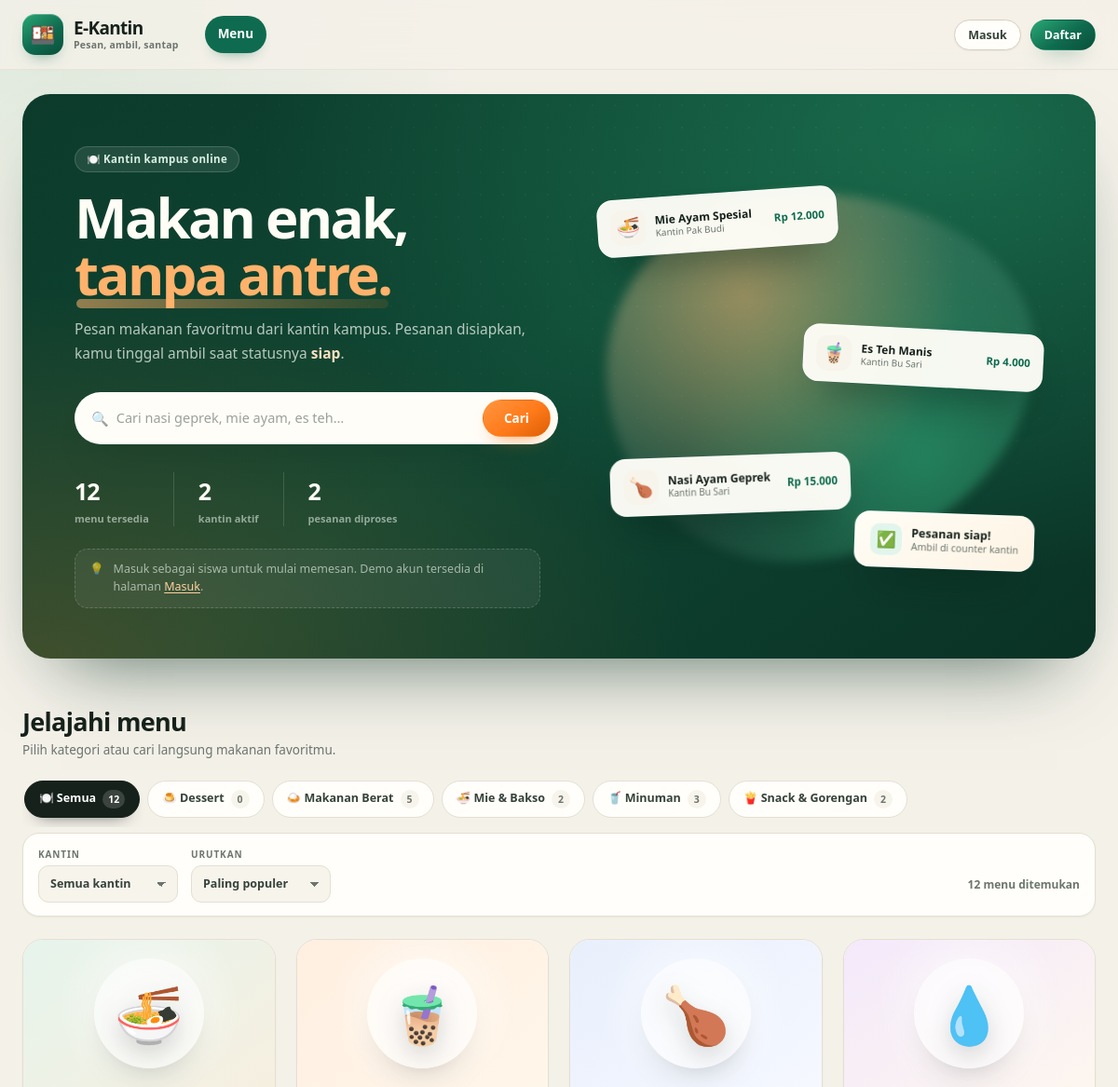
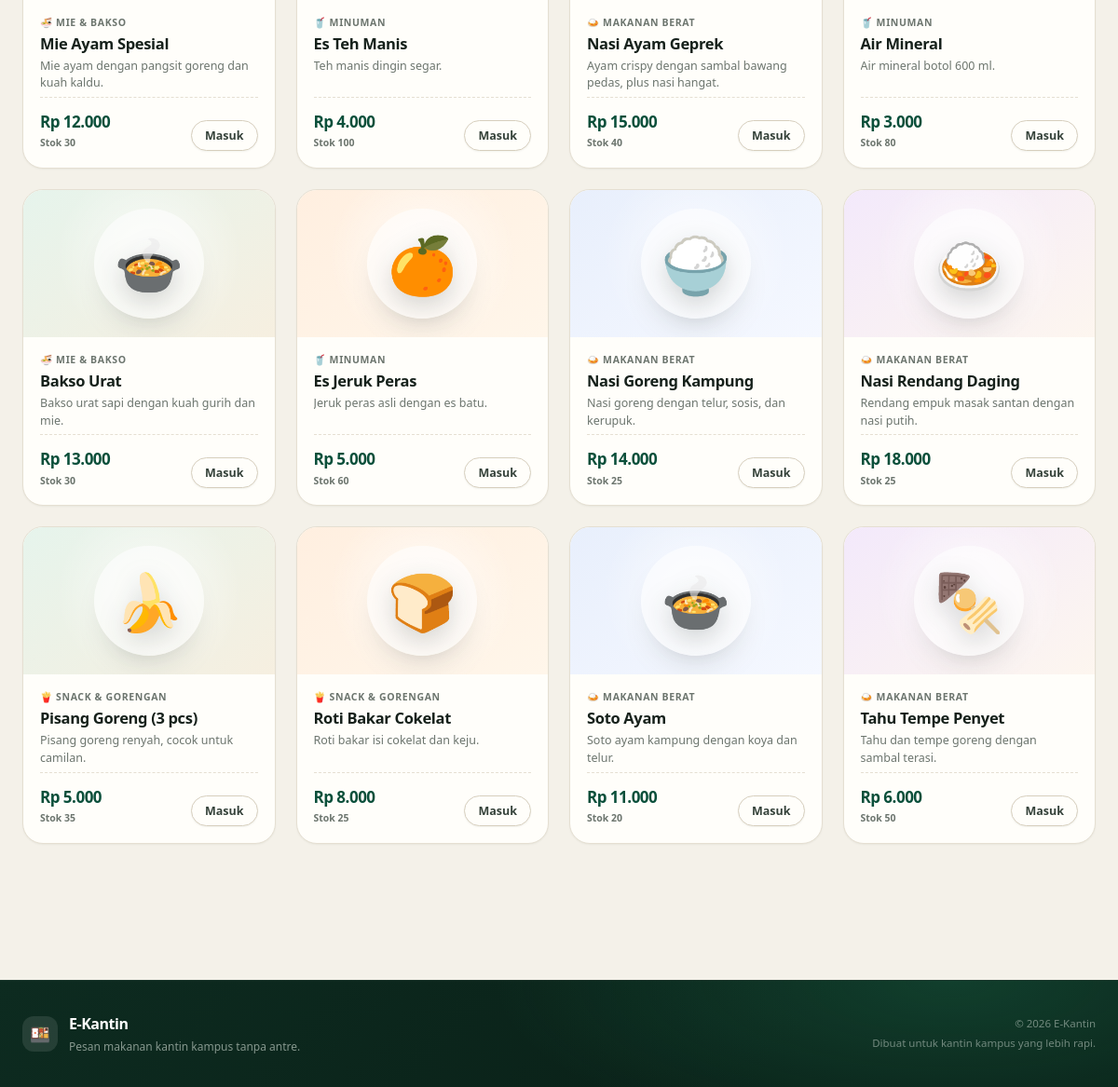
The page / on the database its author committed (2 pictures, top to bottom).
### tables this page shows
CREATE TABLE IF NOT EXISTS menu (
  id INT UNSIGNED AUTO_INCREMENT PRIMARY KEY,
  kantin_id INT UNSIGNED NOT NULL,
  kategori_id INT UNSIGNED DEFAULT NULL,
  nama VARCHAR(100) NOT NULL,
  deskripsi VARCHAR(255) DEFAULT NULL,
  harga INT UNSIGNED NOT NULL DEFAULT 0,
  stok INT NOT NULL DEFAULT 0,
  emoji VARCHAR(10) NOT NULL DEFAULT '🍽️',
  is_active TINYINT(1) NOT NULL DEFAULT 1,
  created_at TIMESTAMP NOT NULL DEFAULT CURRENT_TIMESTAMP,
  CONSTRAINT fk_menu_kantin FOREIGN KEY (kantin_id) REFERENCES kantin(id) ON DELETE CASCADE,
  CONSTRAINT fk_menu_kategori FOREIGN KEY (kategori_id) REFERENCES kategori(id) ON DELETE SET NULL
);

CREATE TABLE IF NOT EXISTS kantin (
  id INT UNSIGNED AUTO_INCREMENT PRIMARY KEY,
  nama VARCHAR(100) NOT NULL,
  deskripsi VARCHAR(255) DEFAULT NULL,
  lokasi VARCHAR(150) DEFAULT NULL,
  is_open TINYINT(1) NOT NULL DEFAULT 1,
  created_at TIMESTAMP NOT NULL DEFAULT CURRENT_TIMESTAMP
);

CREATE TABLE IF NOT EXISTS kategori (
  id INT UNSIGNED AUTO_INCREMENT PRIMARY KEY,
  nama VARCHAR(60) NOT NULL,
  ikon VARCHAR(10) NOT NULL DEFAULT '🍽️'
);

### includes/functions.php (called while the page is built, shortened)
<?php
function url(string $path = ''): string
{
    return BASE_URL . '/' . ltrim($path, '/');
}
function e(mixed $value): string
{
    return htmlspecialchars((string) $value, ENT_QUOTES, 'UTF-8');
}
function current_user(): ?array
{
    global $pdo;
    static $cached = false;
    if ($cached !== false) {
        return $cached;
    }
    if (empty($_SESSION['user_id'])) {
        return $cached = null;
    }
    $stmt = $pdo->prepare(
        'SELECT u.*, k.nama AS nama_kantin, k.is_open AS kantin_open
         FROM users u
         LEFT JOIN kantin k ON k.id = u.kantin_id
         WHERE u.id = ?'
    );
    $stmt->execute([(int) $_SESSION['user_id']]);
    $user = $stmt->fetch();
    return $cached = $user;
}
function rupiah(int|float|string $number): string
{
    return 'Rp ' . number_format((int) $number, 0, ',', '.');
}
function menu_emoji(string $emoji, string $fallback = '🍽️'): string
{
    return $emoji !== '' ? $emoji : $fallback;
}

### index.php (the view, shortened to what this page needs)
<?php
require __DIR__ . '/config.php';
$q          = trim((string) ($_GET['q'] ?? ''));
$kategoriId = (int) ($_GET['kategori'] ?? 0);
$sort       = (string) ($_GET['sort'] ?? 'populer');
$kategoris  = $pdo->query(
    'SELECT k.*, (SELECT COUNT(*) FROM menu m WHERE m.kategori_id = k.id AND m.is_active = 1) AS jumlah
     FROM kategori k ORDER BY k.nama'
)->fetchAll();
$where  = ['m.is_active = 1'];
$params = [];
$orderBy = match ($sort) {
    'termurah' => 'm.harga ASC, m.nama ASC',
    'termahal' => 'm.harga DESC, m.nama ASC',
    'nama'     => 'm.nama ASC',
    default    => '(SELECT COALESCE(SUM(d.qty), 0) FROM pesanan_detail d JOIN pesanan p ON p.id = d.pesanan_id WHERE d.menu_id = m.id AND p.status <> "dibatalkan") DESC, m.nama ASC',
};
$sql = 'SELECT m.*, k.nama AS nama_kantin, k.lokasi, k.is_open, kat.nama AS nama_kategori, kat.ikon AS ikon_kategori
        FROM menu m
        JOIN kantin k ON k.id = m.kantin_id
        LEFT JOIN kategori kat ON kat.id = m.kategori_id
        WHERE ' . implode(' AND ', $where) . '
        ORDER BY ' . $orderBy;
$stmt = $pdo->prepare($sql);
$stmt->execute($params);
$menus = $stmt->fetchAll();
$totalMenu    = (int) $pdo->query('SELECT COUNT(*) FROM menu WHERE is_active = 1')->fetchColumn();
$totalKantin  = (int) $pdo->query('SELECT COUNT(*) FROM kantin')->fetchColumn();
$totalPesanan = (int) $pdo->query("SELECT COUNT(*) FROM pesanan WHERE status <> 'dibatalkan'")->fetchColumn();
$highlight    = array_slice($menus, 0, 3);
$active = 'menu';
require __DIR__ . '/includes/header.php';
?>
<section class="hero">
    <div class="hero-copy">
        <span class="eyebrow">🍽️ Kantin kampus online</span>
        <h1>Makan enak,<br><span class="text-brand">tanpa antre.</span></h1>
        <p class="hero-lead">Pesan makanan favoritmu dari kantin kampus. Pesanan disiapkan, kamu tinggal ambil saat statusnya <strong>siap</strong>.</p>
        <form class="search-form" method="get" action="<?= e(url('index.php')) ?>" role="search">
            <span class="search-icon">🔍</span>
            <input type="search" name="q" value="<?= e($q) ?>" placeholder="Cari nasi geprek, mie ayam, es teh…" aria-label="Cari menu">
            <button class="btn btn-primary" type="submit">Cari</button>
        </form>
        <div class="hero-stats">
            <div><strong><?= number_format($totalMenu, 0, ',', '.') ?></strong><span>menu tersedia</span></div>
            <div><strong><?= number_format($totalKantin, 0, ',', '.') ?></strong><span>kantin aktif</span></div>
            <div><strong><?= number_format($totalPesanan, 0, ',', '.') ?></strong><span>pesanan diproses</span></div>
        </div>
        <?php if (!$user): ?>
            <div class="hero-note">
                <span>💡</span>
                <p>Masuk sebagai siswa untuk mulai memesan. Demo akun tersedia di halaman <a href="<?= e(url('login.php')) ?>">Masuk</a>.</p>
            </div>
        <?php endif; ?>
    </div>
    <div class="hero-art" aria-hidden="true">
        <?php foreach ($highlight as $i => $item): ?>
            <div class="food-float food-float-<?= $i + 1 ?>">
                <span class="food-emoji"><?= e(menu_emoji($item['emoji'])) ?></span>
                <div>
                    <strong><?= e($item['nama']) ?></strong>
                    <small><?= e($item['nama_kantin']) ?></small>
                </div>
                <span class="food-price"><?= e(rupiah($item['harga'])) ?></span>
            </div>
        <?php endforeach; ?>
        <div class="hero-ticket">
            <span>✅</span>
            <div>
                <strong>Pesanan siap!</strong>
                <small>Ambil di counter kantin</small>
            </div>
        </div>
    </div>
</section>
<section class="section">
    <div class="section-head">
        <div>
            <h2>Jelajahi menu</h2>
            <p class="section-sub">Pilih kategori atau cari langsung makanan favoritmu.</p>
        </div>
    </div>
    <div class="chips">
        <a class="chip <?= $kategoriId === 0 ? 'active' : '' ?>" href="<?= e(url('index.php' . ($q !== '' ? '?q=' . urlencode($q) : ''))) ?>">🍽️ Semua <span><?= $totalMenu ?></span></a>
        <?php foreach ($kategoris as $kat): ?>
            <?php
            $chipParams = ['kategori' => $kat['id']];
            ?>
            <a class="chip <?= $kategoriId === (int) $kat['id'] ? 'active' : '' ?>"
               href="<?= e(url('index.php?' . http_build_query($chipParams))) ?>">
                <?= e($kat['ikon']) ?> <?= e($kat['nama']) ?> <span><?= (int) $kat['jumlah'] ?></span>
            </a>
        <?php endforeach; ?>
    </div>
    <form class="filter-bar" method="get" action="<?= e(url('index.php')) ?>">
        <label class="select-wrap">
            <span>Kantin</span>
            <select name="kantin" data-autosubmit>
                <option value="0">Semua kantin</option>
            </select>
        </label>
        <label class="select-wrap">
            <span>Urutkan</span>
            <select name="sort" data-autosubmit>
                <option value="populer" <?= $sort === 'populer' ? 'selected' : '' ?>>Paling populer</option>
            </select>
        </label>
        <span class="filter-result"><?= count($menus) ?> menu ditemukan</span>
    </form>
    <?php if (!$menus): ?>
        <div class="empty-state">
            <span class="empty-emoji">🍽️</span>
            <h3>Menu tidak ditemukan</h3>
            <p>Coba kata kunci lain atau reset filter.</p>
            <a class="btn btn-primary" href="<?= e(url('index.php')) ?>">Lihat semua menu</a>
        </div>
    <?php else: ?>
        <div class="menu-grid">
            <?php foreach ($menus as $menu): ?>
                <?php
                $isClosed = (int) $menu['is_open'] === 1 ? false : true;
                $isSoldOut = (int) $menu['stok'] <= 0;
                $canOrder = $user && $user['role'] === 'siswa' && !$isClosed && !$isSoldOut;
                ?>
                <article class="menu-card <?= ($isClosed || $isSoldOut) ? 'is-disabled' : '' ?>">
                    <div class="menu-thumb">
                        <span class="menu-emoji"><?= e(menu_emoji($menu['emoji'])) ?></span>
                    </div>
                    <div class="menu-body">
                        <div class="menu-cat"><?= e($menu['ikon_kategori'] ?: '🍽️') ?> <?= e($menu['nama_kategori'] ?: 'Lainnya') ?></div>
                        <h3 class="menu-name"><?= e($menu['nama']) ?></h3>
                        <p class="menu-desc"><?= e($menu['deskripsi'] ?: 'Menu andalan kantin ini.') ?></p>
                        <div class="menu-foot">
                            <div>
                                <span class="price"><?= e(rupiah($menu['harga'])) ?></span>
                                <span class="stock">Stok <?= (int) $menu['stok'] ?></span>
                            </div>
                            <?php if ($canOrder): ?>
                                <form method="post" action="<?= e(url('keranjang.php')) ?>" class="add-form">
                                    <?= csrf_field() ?>
                                    <input type="hidden" name="action" value="add">
                                    <input type="hidden" name="menu_id" value="<?= (int) $menu['id'] ?>">
                                    <input type="hidden" name="back" value="<?= e($_SERVER['REQUEST_URI'] ?? url('index.php')) ?>">
                                    <button class="btn btn-primary btn-sm" type="submit">+ Tambah</button>
                                </form>
                            <?php elseif (!$user): ?>
                                <a class="btn btn-ghost btn-sm" href="<?= e(url('login.php?next=' . urlencode($_SERVER['REQUEST_URI'] ?? url('index.php')))) ?>">Masuk</a>
                            <?php else: ?>
                                <span class="btn btn-ghost btn-sm is-muted">Tidak tersedia</span>
                            <?php endif; ?>
                        </div>
                    </div>
                </article>
            <?php endforeach; ?>
        </div>
    <?php endif; ?>
</section>
<?php require __DIR__ . '/includes/footer.php'; ?>

### includes/header.php (shortened to what this page needs)
<?php
$user = current_user();
$active = $active ?? '';
$bodyClass = $bodyClass ?? '';
?>
<!DOCTYPE html>
<html lang="id">
<head>
    <link rel="stylesheet" href="<?= e(url('assets/style.css')) ?>">
</head>
<body class="<?= e($bodyClass) ?>">
<header class="site-header" data-header>
    <div class="container nav-wrap">
        <a class="brand" href="<?= e(url('index.php')) ?>">
            <span class="brand-mark">🍱</span>
            <span class="brand-text">
                <strong>E-Kantin</strong>
                <small>Pesan, ambil, santap</small>
            </span>
        </a>
        <nav class="main-nav" data-nav>
            <?php if (!$user): ?>
                <a class="<?= $active === 'menu' ? 'active' : '' ?>" href="<?= e(url('index.php')) ?>">Menu</a>
            <?php elseif ($user['role'] === 'siswa'): ?>
                <a class="<?= $active === 'menu' ? 'active' : '' ?>" href="<?= e(url('index.php')) ?>">Menu</a>
                <a class="<?= $active === 'pesanan' ? 'active' : '' ?>" href="<?= e(url('pesanan.php')) ?>">Pesanan Saya</a>
            <?php endif; ?>
        </nav>
        <div class="nav-actions">
            <?php if ($user): ?>
                <div class="user-menu">
                    <a class="user-chip" href="<?= e(url('akun.php')) ?>">
                        <span class="avatar"><?= e(strtoupper(mb_substr($user['nama'], 0, 1))) ?></span>
                        <span class="user-chip-text">
                            <strong><?= e($user['nama']) ?></strong>
                            <small><?= e(role_label($user['role'])) ?></small>
                        </span>
                    </a>
                    <a class="btn btn-ghost btn-sm" href="<?= e(url('logout.php')) ?>">Keluar</a>
                </div>
            <?php else: ?>
                <a class="btn btn-ghost btn-sm" href="<?= e(url('login.php')) ?>">Masuk</a>
                <a class="btn btn-primary btn-sm" href="<?= e(url('register.php')) ?>">Daftar</a>
            <?php endif; ?>
        </div>
    </div>
</header>
<main class="page">

### includes/footer.php (shortened to what this page needs)
</main>
<footer class="site-footer">
    <div class="container footer-wrap">
        <div class="footer-brand">
            <span class="brand-mark small">🍱</span>
            <div>
                <strong>E-Kantin</strong>
                <p>Pesan makanan kantin kampus tanpa antre.</p>
            </div>
        </div>
        <div class="footer-meta">
            <span>© <?= date('Y') ?> E-Kantin</span>
            <span>Dibuat untuk kantin kampus yang lebih rapi.</span>
        </div>
    </div>
</footer>
</body>
</html>

### rows shown on the page
menu: emoji "🍜", nama "Mie Ayam Spesial", kantin.nama "Kantin Pak Budi", harga "Rp 12.000", kategori.ikon "🍜", kategori.nama "MIE & BAKSO", deskripsi "Mie ayam dengan pangsit goreng dan kuah kaldu.", stok "30"
menu: emoji "🧋", nama "Es Teh Manis", kantin.nama "Kantin Bu Sari", harga "Rp 4.000", kategori.ikon "🥤", kategori.nama "MINUMAN", deskripsi "Teh manis dingin segar.", stok "100"
menu: emoji "🍗", nama "Nasi Ayam Geprek", kantin.nama "Kantin Bu Sari", harga "Rp 15.000", kategori.ikon "🍛", kategori.nama "MAKANAN BERAT", deskripsi "Ayam crispy dengan sambal bawang pedas, plus nasi hangat.", stok "40"
kategori: ikon "🍮", nama "Dessert", jumlah "0"
kategori: ikon "🍛", nama "Makanan Berat", jumlah "5"
kategori: ikon "🍜", nama "Mie & Bakso", jumlah "2"
kategori: ikon "🥤", nama "Minuman", jumlah "3"
kategori: ikon "🍟", nama "Snack & Gorengan", jumlah "2"
menu: emoji "💧", kategori.ikon "🥤", kategori.nama "MINUMAN", nama "Air Mineral", deskripsi "Air mineral botol 600 ml.", harga "Rp 3.000", stok "80"
menu: emoji "🍲", kategori.ikon "🍜", kategori.nama "MIE & BAKSO", nama "Bakso Urat", deskripsi "Bakso urat sapi dengan kuah gurih dan mie.", harga "Rp 13.000", stok "30"
menu: emoji "🍊", kategori.ikon "🥤", kategori.nama "MINUMAN", nama "Es Jeruk Peras", deskripsi "Jeruk peras asli dengan es batu.", harga "Rp 5.000", stok "60"
menu: emoji "🍚", kategori.ikon "🍛", kategori.nama "MAKANAN BERAT", nama "Nasi Goreng Kampung", deskripsi "Nasi goreng dengan telur, sosis, dan kerupuk.", harga "Rp 14.000", stok "25"
menu: emoji "🍛", kategori.ikon "🍛", kategori.nama "MAKANAN BERAT", nama "Nasi Rendang Daging", deskripsi "Rendang empuk masak santan dengan nasi putih.", harga "Rp 18.000", stok "25"
menu: emoji "🍌", kategori.ikon "🍟", kategori.nama "SNACK & GORENGAN", nama "Pisang Goreng (3 pcs)", deskripsi "Pisang goreng renyah, cocok untuk camilan.", harga "Rp 5.000", stok "35"
menu: emoji "🍞", kategori.ikon "🍟", kategori.nama "SNACK & GORENGAN", nama "Roti Bakar Cokelat", deskripsi "Roti bakar isi cokelat dan keju.", harga "Rp 8.000", stok "25"
menu: emoji "🍲", kategori.ikon "🍛", kategori.nama "MAKANAN BERAT", nama "Soto Ayam", deskripsi "Soto ayam kampung dengan koya dan telur.", harga "Rp 11.000", stok "20"
menu: emoji "🍢", kategori.ikon "🍛", kategori.nama "MAKANAN BERAT", nama "Tahu Tempe Penyet", deskripsi "Tahu dan tempe goreng dengan sambal terasi.", harga "Rp 6.000", stok "50"

### other values the page prints
$totalMenu "12"
$totalKantin "2"
$totalPesanan "2"
count($menus) "12"
